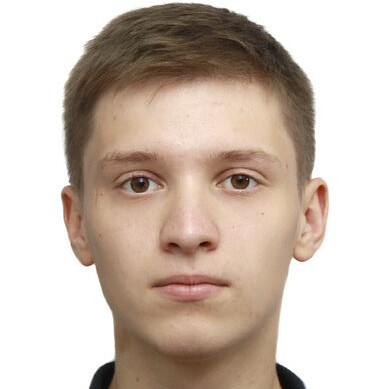
#> input picture profile.jpg, 389 x 389 px, found by its file name
$ python eye_detect_image.py
#> lines starting #> are read from the running program, lines starting #| are printed output that depends on the picture; after the words box and inside, x2 and y2 are one past the last pixel; in counts of white or black regions, pixels touching at a corner belong together
import cv2

img = cv2.imread('images/profile.jpg', 1)
#> img is the input picture: shape (389, 389, 3); mean B, G, R 177.6, 188.8, 203.7
eye_cascade = cv2.CascadeClassifier('cascades/eye.xml')

assert img is not None, "No file given"
imgray = cv2.cvtColor(img, cv2.COLOR_BGR2GRAY)
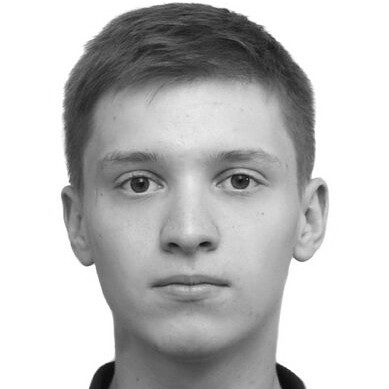
#> imgray: shape (389, 389); min 4, max 255, mean 192
# [4 lines of commented-out code are left out]
eyes = eye_cascade.detectMultiScale(imgray, 1.3, 5)
#> eyes = [[195, 234, 22, 22], [107, 152, 62, 62], [209, 151, 57, 57]]
for x, y ,w, h in eyes:
    cv2.rectangle(img, (x, y), (x+w, y+h), (255, 0, 0), 2)
#> this loop made 3 passes
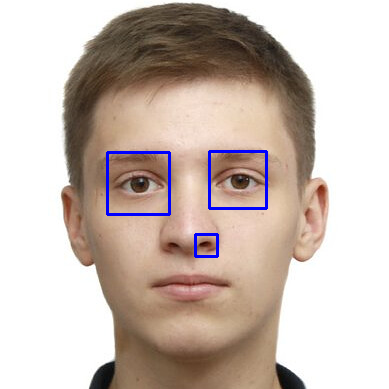
#> img: shape (389, 389, 3); 1.11% of pixels changed, all inside (x1, y1, x2, y2) = (106, 150, 268, 258)

# cv2.imshow('image', img)

cv2.imshow('image', img)
cv2.waitKey(0) & 0xFF == ord('q')
cv2.destroyAllWindows()

$ run again, with nn.jpg copied over profile.jpg
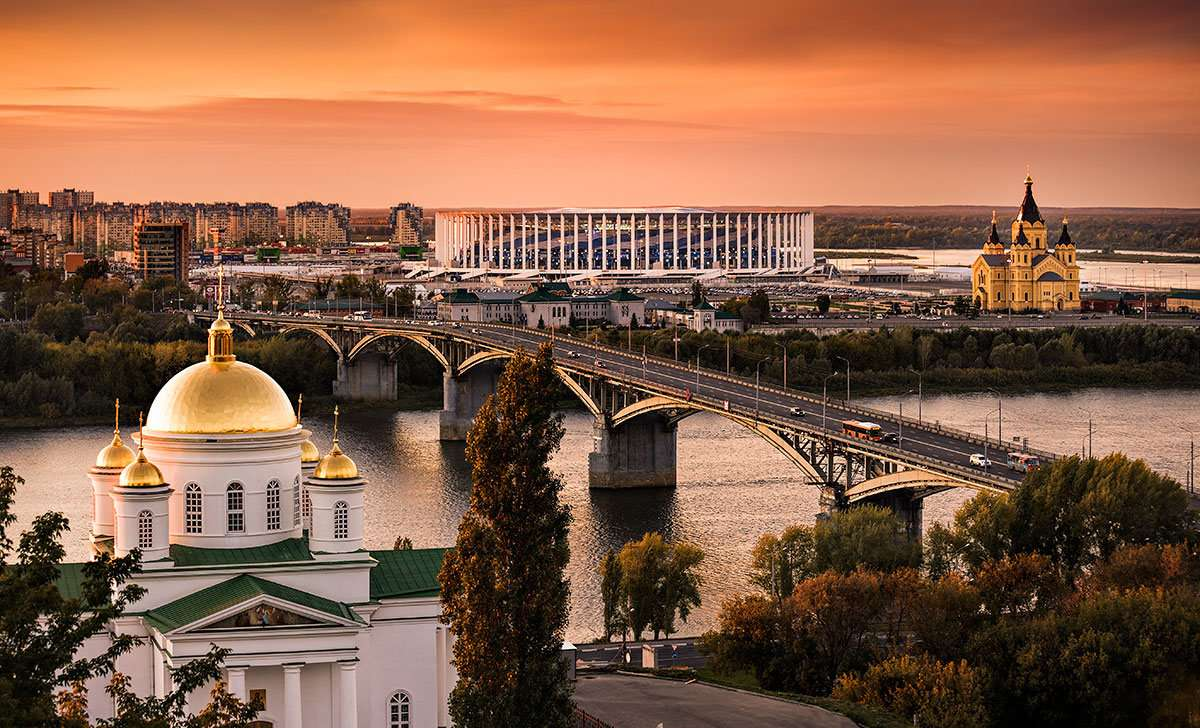
#> input picture nn.jpg, 1200 x 728 px, found by its file name
#> img is the input picture: shape (728, 1200, 3); mean B, G, R 71.3, 94.6, 135.4
#> `imgray = cv2.cvtColor(img, cv2.COLOR_BGR2GRAY)`:
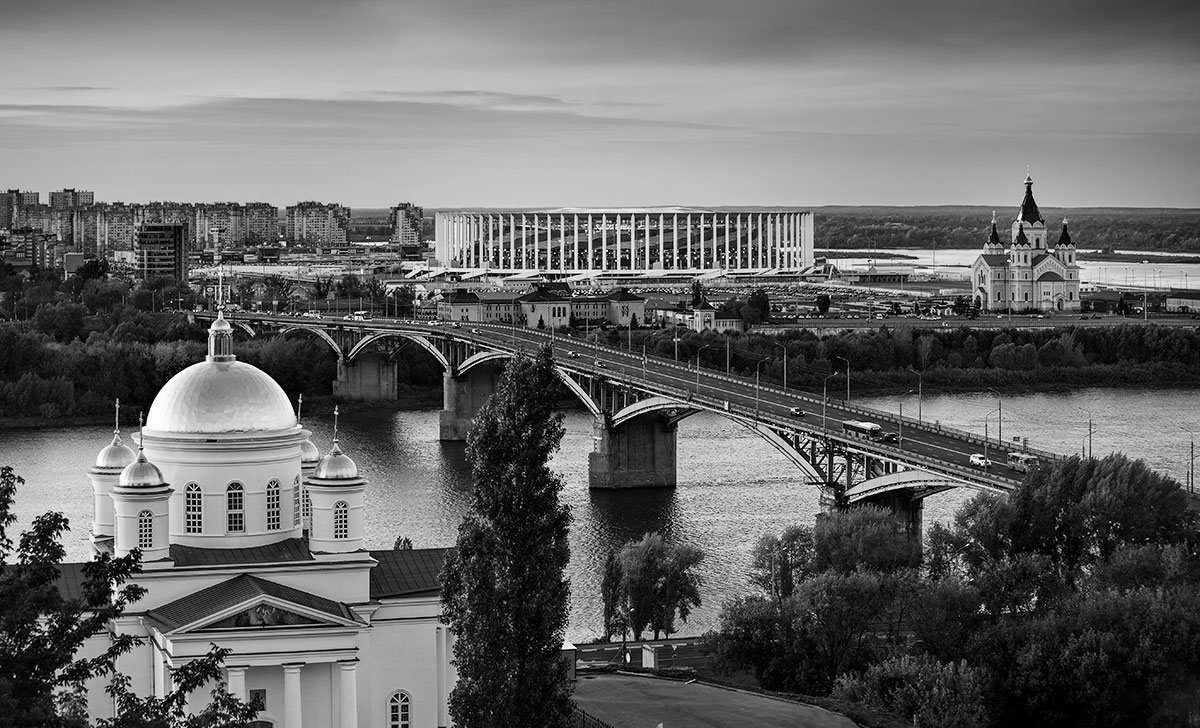
#> imgray: shape (728, 1200); min 0, max 255, mean 104.2
#> eyes = ()
